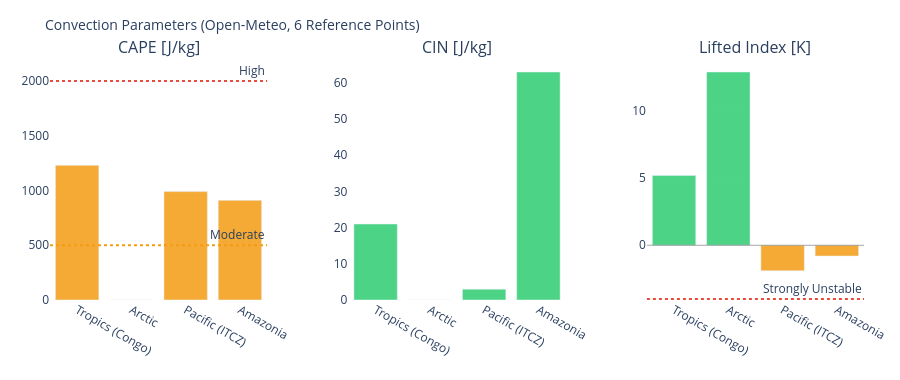

Here is the notebook cell this chart was saved with:
### Markdown cell above
---
## 3. Visualizations

### Code cell
# ============================================================
# CAPE / CIN / LIFTED INDEX – Convection potential
# ============================================================

if not df_atm.empty:
    fig = make_subplots(
        rows=1, cols=3,
        subplot_titles=['CAPE [J/kg]', 'CIN [J/kg]', 'Lifted Index [K]'],
        horizontal_spacing=0.1
    )
    pts = df_atm['point'].tolist()
    pt_colors = ['#E85D24','#185FA5','#888780','#378ADD','#639922','#F2A623']

    # CAPE – höher = mehr Gewitterpotential
    cape_vals = df_atm['cape'].fillna(0).tolist()
    cape_colors = ['#e74c3c' if v > 2000 else '#f39c12' if v > 500 else '#2ecc71'
                   for v in cape_vals]
    fig.add_trace(go.Bar(x=pts, y=cape_vals, marker_color=cape_colors,
                         opacity=0.85, showlegend=False), row=1, col=1)
    fig.add_hline(y=2000, line_dash='dot', line_color='#e74c3c',
                  annotation_text='High', row=1, col=1)
    fig.add_hline(y=500,  line_dash='dot', line_color='#f39c12',
                  annotation_text='Moderate', row=1, col=1)

    # CIN – negativer = stärker gedeckelt (weniger Auslöse)
    cin_vals = df_atm['cin'].fillna(0).tolist()
    cin_colors = ['#e74c3c' if v < -200 else '#f39c12' if v < -50 else '#2ecc71'
                  for v in cin_vals]
    fig.add_trace(go.Bar(x=pts, y=cin_vals, marker_color=cin_colors,
                         opacity=0.85, showlegend=False), row=1, col=2)

    # Lifted Index – negativ = instabil
    li_vals = df_atm['li'].fillna(0).tolist()
    li_colors = ['#e74c3c' if v < -4 else '#f39c12' if v < 0 else '#2ecc71'
                 for v in li_vals]
    fig.add_trace(go.Bar(x=pts, y=li_vals, marker_color=li_colors,
                         opacity=0.85, showlegend=False), row=1, col=3)
    fig.add_hline(y=0, line_color='gray', line_width=0.7, row=1, col=3)
    fig.add_hline(y=-4, line_dash='dot', line_color='#e74c3c',
                  annotation_text='Strongly Unstable', row=1, col=3)

    fig.update_layout(
        title=dict(text='Convection Parameters (Open-Meteo, 6 Reference Points)', font=dict(size=14)),
        height=380, plot_bgcolor='rgba(0,0,0,0)', paper_bgcolor='rgba(0,0,0,0)',
        margin=dict(l=50, r=30, t=60, b=80)
    )
    fig.update_xaxes(tickangle=30)
    fig.show()

### Figure 1 — Plotly figure (JSON) as saved in the notebook; plotly's stock layout.template omitted (floating-point values rounded to 4 significant figures)
{"data": [{"marker": {"color": ["#f39c12", "#2ecc71", "#f39c12", "#f39c12"]}, "opacity": 0.85, "showlegend": false, "type": "bar", "x": ["Tropics (Congo)", "Arctic", "Pacific (ITCZ)", "Amazonia"], "xaxis": "x", "y": [1230.0, 0.0, 990.0, 910.0], "yaxis": "y"}, {"marker": {"color": ["#2ecc71", "#2ecc71", "#2ecc71", "#2ecc71"]}, "opacity": 0.85, "showlegend": false, "type": "bar", "x": ["Tropics (Congo)", "Arctic", "Pacific (ITCZ)", "Amazonia"], "xaxis": "x2", "y": [21.0, 0.0, 3.0, 63.0], "yaxis": "y2"}, {"marker": {"color": ["#2ecc71", "#2ecc71", "#f39c12", "#f39c12"]}, "opacity": 0.85, "showlegend": false, "type": "bar", "x": ["Tropics (Congo)", "Arctic", "Pacific (ITCZ)", "Amazonia"], "xaxis": "x3", "y": [5.2, 12.9, -1.9, -0.8], "yaxis": "y3"}], "layout": {"annotations": [{"font": {"size": 16}, "showarrow": false, "text": "CAPE [J/kg]", "x": 0.1333, "xanchor": "center", "xref": "paper", "y": 1.0, "yanchor": "bottom", "yref": "paper"}, {"font": {"size": 16}, "showarrow": false, "text": "CIN [J/kg]", "x": 0.5, "xanchor": "center", "xref": "paper", "y": 1.0, "yanchor": "bottom", "yref": "paper"}, {"font": {"size": 16}, "showarrow": false, "text": "Lifted Index [K]", "x": 0.8667, "xanchor": "center", "xref": "paper", "y": 1.0, "yanchor": "bottom", "yref": "paper"}, {"showarrow": false, "text": "High", "x": 1, "xanchor": "right", "xref": "x domain", "y": 2000, "yanchor": "bottom", "yref": "y"}, {"showarrow": false, "text": "Moderate", "x": 1, "xanchor": "right", "xref": "x domain", "y": 500, "yanchor": "bottom", "yref": "y"}, {"showarrow": false, "text": "Strongly Unstable", "x": 1, "xanchor": "right", "xref": "x3 domain", "y": -4, "yanchor": "bottom", "yref": "y3"}], "height": 380, "margin": {"b": 80, "l": 50, "r": 30, "t": 60}, "paper_bgcolor": "rgba(0,0,0,0)", "plot_bgcolor": "rgba(0,0,0,0)", "shapes": [{"line": {"color": "#e74c3c", "dash": "dot"}, "type": "line", "x0": 0, "x1": 1, "xref": "x domain", "y0": 2000, "y1": 2000, "yref": "y"}, {"line": {"color": "#f39c12", "dash": "dot"}, "type": "line", "x0": 0, "x1": 1, "xref": "x domain", "y0": 500, "y1": 500, "yref": "y"}, {"line": {"color": "gray", "width": 0.7}, "type": "line", "x0": 0, "x1": 1, "xref": "x3 domain", "y0": 0, "y1": 0, "yref": "y3"}, {"line": {"color": "#e74c3c", "dash": "dot"}, "type": "line", "x0": 0, "x1": 1, "xref": "x3 domain", "y0": -4, "y1": -4, "yref": "y3"}], "title": {"font": {"size": 14}, "text": "Convection Parameters (Open-Meteo, 6 Reference Points)"}, "xaxis": {"anchor": "y", "domain": [0.0, 0.2667], "tickangle": 30}, "xaxis2": {"anchor": "y2", "domain": [0.3667, 0.6333], "tickangle": 30}, "xaxis3": {"anchor": "y3", "domain": [0.7333, 1.0], "tickangle": 30}, "yaxis": {"anchor": "x", "domain": [0.0, 1.0]}, "yaxis2": {"anchor": "x2", "domain": [0.0, 1.0]}, "yaxis3": {"anchor": "x3", "domain": [0.0, 1.0]}}}
